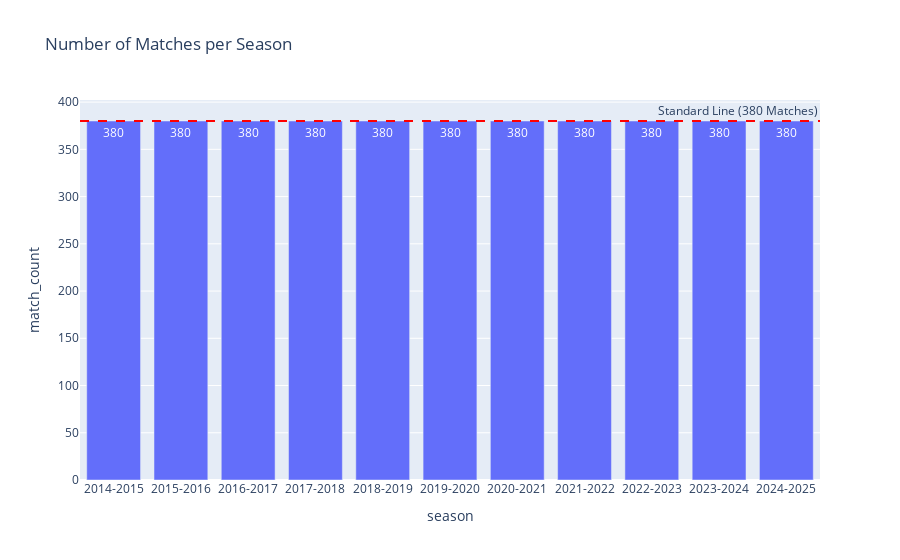

The notebook cell this image was saved under:
### Markdown cell above
# 1단계: 라이브러리 임포트 (Import Libraries)

### Code cell
# 1-1. 라이브러리 임포트 (Import Libraries)
import pandas as pd
import numpy as np
import plotly.express as px
import plotly.graph_objects as go

# 1-2. 데이터 로드 및 'date' 컬럼 타입 변환 (Load Data and Convert 'date' column)
df = pd.read_csv('la_liga_2014_2025_all_matches_final.csv')
df['date'] = pd.to_datetime(df['date'])

# 1-3. 정확한 시즌 라벨링 함수 정의 (Define Accurate Season Labeling Function)
# 제공해주신 시즌 정보를 바탕으로, 날짜가 어느 시즌에 속하는지 구분합니다.
season_end_dates = {
    '2014-2015': '2015-05-24', '2015-2016': '2016-05-16', '2016-2017': '2017-05-22',
    '2017-2018': '2018-05-21', '2018-2019': '2019-05-27', '2019-2020': '2020-07-20',
    '2020-2021': '2021-05-24', '2021-2022': '2022-05-23', '2022-2023': '2023-06-05',
    '2023-2024': '2024-05-27', '2024-2025': '2025-05-26'
}
# 날짜 문자열을 datetime 객체로 변환합니다.
season_end_dates_dt = {season: pd.to_datetime(end_date) for season, end_date in season_end_dates.items()}

def get_season(date):
    for season, end_date in season_end_dates_dt.items():
        if date <= end_date:
            # 해당 시즌의 시작일을 찾습니다. (이전 시즌의 종료일 + 1일)
            previous_season_year = int(season.split('-')[0]) - 1
            previous_season = f"{previous_season_year}-{previous_season_year+1}"
            start_date = season_end_dates_dt.get(previous_season, pd.to_datetime('1900-01-01')) + pd.Timedelta(days=1)
            
            if date >= start_date:
                return season
    return "Unknown"

df['season'] = df['date'].apply(get_season)

print("Data loading and season labeling complete.")

# 1-4. 시즌별 경기 수 확인 (Verify Match Count per Season)
# La Liga는 20개 팀이 홈&어웨이로 경기를 치르므로, 한 시즌은 (20 * 19) / 2 = 190경기가 아닌, 팀당 38경기씩 총 380경기가 맞습니다.
# (팀당 38경기 * 20팀) / 2 = 380 경기.
# 이 검증을 통해 데이터가 누락 없이 잘 포함되었는지 확인합니다.
match_counts = df.groupby('season').size().reset_index(name='match_count')
print("\n--- Season by Match Count ---")
print(match_counts)

# 시각화를 통해 한눈에 확인
fig_match_counts = px.bar(match_counts, x='season', y='match_count', text_auto=True,
                          title='Number of Matches per Season')
fig_match_counts.add_hline(y=380, line_dash="dash", line_color="red", annotation_text="Standard Line (380 Matches)")
fig_match_counts.show()

### Figure 1 — Plotly figure (JSON) as saved in the notebook; plotly's stock layout.template omitted (floating-point values rounded to 4 significant figures)
{"data": [{"hovertemplate": "season=%{x}<br>match_count=%{y}<extra></extra>", "legendgroup": "", "marker": {"color": "#636efa", "pattern": {"shape": ""}}, "name": "", "orientation": "v", "showlegend": false, "textposition": "auto", "texttemplate": "%{y}", "type": "bar", "x": ["2014-2015", "2015-2016", "2016-2017", "2017-2018", "2018-2019", "2019-2020", "2020-2021", "2021-2022", "2022-2023", "2023-2024", "2024-2025"], "xaxis": "x", "y": [380, 380, 380, 380, 380, 380, 380, 380, 380, 380, 380], "yaxis": "y"}], "layout": {"annotations": [{"showarrow": false, "text": "Standard Line (380 Matches)", "x": 1, "xanchor": "right", "xref": "x domain", "y": 380, "yanchor": "bottom", "yref": "y"}], "barmode": "relative", "legend": {"tracegroupgap": 0}, "shapes": [{"line": {"color": "red", "dash": "dash"}, "type": "line", "x0": 0, "x1": 1, "xref": "x domain", "y0": 380, "y1": 380, "yref": "y"}], "title": {"text": "Number of Matches per Season"}, "xaxis": {"anchor": "y", "domain": [0, 1], "title": {"text": "season"}}, "yaxis": {"anchor": "x", "domain": [0, 1], "title": {"text": "match_count"}}}}
